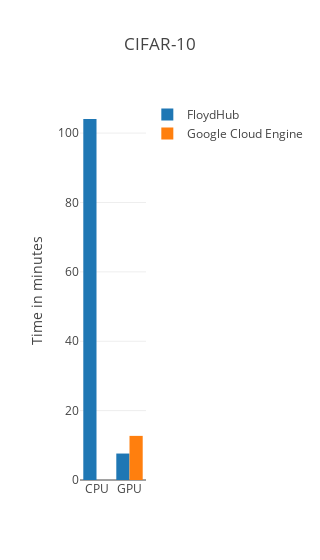

The cell this chart's notebook holds for it:
### Markdown cell above
## 3. CIFAR-10 CNN
<a name="CNN2"></a>

Conv(32,3,3)[ReLU] -> Conv(32,3,3)[ReLU] -> MaxPool(2,2)[Dropout 0.25] ->
Conv(64,3,3)[ReLU] -> Conv(64,3,3)[ReLU] -> MaxPool(2,2)[Dropout 0.25] ->
FC(_, 512)[ReLU][Dropout 0.5] -> FC(512, 10)[Softmax]

### Code cell
# Extract info from CSV
fh_mnist_mlp_file = ['../logs/fh/cpu/cifar10_cnn_tensorflow.csv',
                     '../logs/fh/gpu/cifar10_cnn_tensorflow.csv']

gce_mnist_mlp_file = ['../logs/gce/gpu/cifar10_cnn_tensorflow.csv']

fh_time = []
for csv_file in fh_mnist_mlp_file:
    fh_time.append(from_csv_to_time(csv_file))

gce_time = []
for csv_file in gce_mnist_mlp_file:
    gce_time.append(from_csv_to_time(csv_file))
    
# Plot
plot_total_time(fh_time, gce_time, title="CIFAR-10")

### Figure 1 — Plotly figure (JSON) as saved in the notebook; plotly's stock layout.template omitted (floating-point values rounded to 4 significant figures)
{"data": [{"name": "FloydHub", "type": "bar", "x": ["CPU", "GPU"], "y": [104.1, 7.626]}, {"name": "Google Cloud Engine", "type": "bar", "x": ["GPU"], "y": [12.72]}], "layout": {"barmode": "group", "title": "CIFAR-10", "width": 1, "yaxis": {"title": "Time in minutes"}}}
